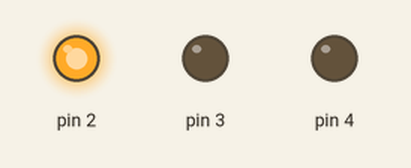
Simulated run of this sketch. Board: Arduino Uno, built with avr-gcc and run on an emulated ATmega328P. On the bench: output pins drawn as LEDs (lit = HIGH).

Above: at 0.05 s.
At 0.4 s:
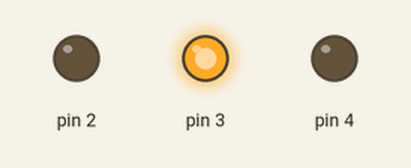
At 1.35 s:
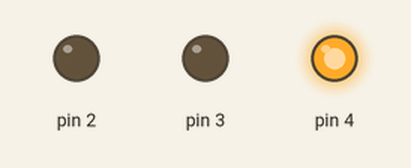
At 2.7 s:
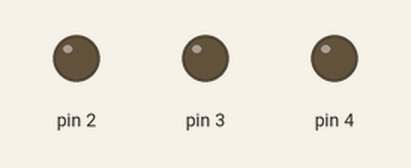
Timing chart, 0 to 4.1 s (numbered marks = the images above):
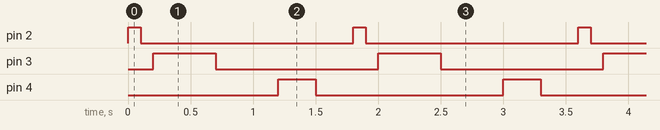

Measured:
- by itself, pin 2: alternates HIGH for 0.10 s and LOW for 1.7 s
- by itself, pin 3: alternates HIGH for 0.50 s and LOW for 1.3 s
- by itself, pin 4: alternates HIGH for 0.30 s and LOW for 1.5 s

The sketch:

led_berkedip.ino
```cpp
//int ledpin = 2; //sesuai dengan port yg di arduino

void setup() {
  // put your setup code here, to run once:
pinMode(2,OUTPUT);
pinMode(3,OUTPUT);
pinMode(4,OUTPUT);
}

void loop() {
  // put your main code here, to run repeatedly:
digitalWrite(2,HIGH);
delay(100);
digitalWrite(2,LOW);
delay(100);
digitalWrite(3,HIGH);
delay(500);
digitalWrite(3,LOW);
delay(500);
digitalWrite(4,HIGH);
delay(300);
digitalWrite(4,LOW);
delay(300);
}
```
